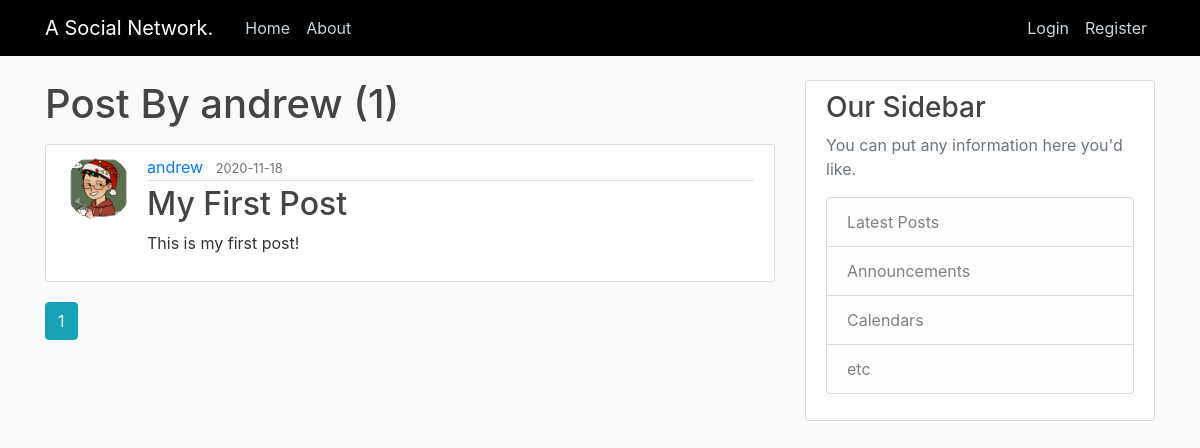
Before: /user/andrew with the older database file.
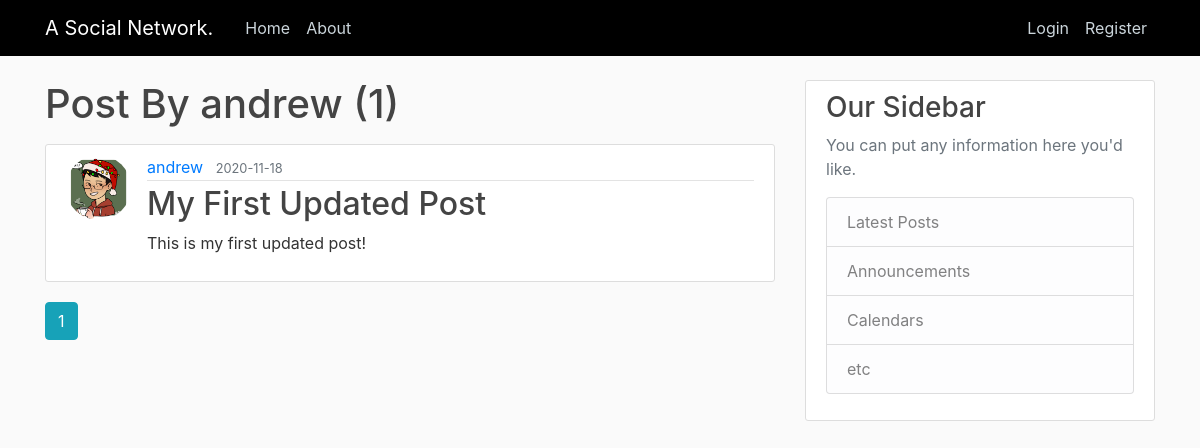
After: the same page with the newer database file.
### app/models.py (models this page shows, shortened)
class Post(db.Model):
    id = db.Column(db.Integer, primary_key = True)
    title = db.Column(db.String(100), nullable=False)
    date_posted = db.Column(db.DateTime, nullable=False, default=datetime.utcnow)
    content = db.Column(db.Text, nullable=False)
    user_id = db.Column(db.Integer, db.ForeignKey('user.id'), nullable=False)

class User(db.Model, UserMixin):
    id = db.Column(db.Integer, primary_key = True)
    username = db.Column(db.String(20), unique=True, nullable=False)
    email = db.Column(db.String(120), unique=True, nullable=False)
    image_file = db.Column(db.String(20),nullable=False, default='default.jpg')
    password = db.Column(db.String(60),nullable=False)
    posts = db.relationship('Post', backref='author', lazy=True)

### app/users/routes.py (the view)
@users.route('/user/<string:username>')
def user_posts(username):
    page = request.args.get('page', 1, type=int)
    user = User.query.filter_by(username=username).first_or_404()
    posts = Post.query.filter_by(author=user)\
        .order_by(Post.date_posted.desc())\
        .paginate(per_page=5, page=page)
    return render_template('user_posts.html',posts=posts, user=user)

### app/templates/user_posts.html
{% extends 'layout.html' %}
{% block content %}
    <h1 class= 'mb-3'> Post By {{ user.username }} ({{ posts.total }})</h1>
    {% for post in posts.items %}
        <article class="media content-section">
            <img class="rounded-circle article-img" src="{{ url_for('static', filename='profile_pics/' + post.author.image_file) }}" alt="profile_picture">
            <div class="media-body">
            <div class="article-metadata">
                <a class="mr-2" href="{{ url_for('users.user_posts', username=post.author.username) }}">{{ post.author.username }}</a>
                <small class="text-muted">{{ post.date_posted.strftime('%Y-%m-%d') }}</small>
            </div>
            <h2><a class="article-title" href="{{ url_for('posts.post', post_id = post.id) }}">{{ post.title }}</a></h2>
            <p class="article-content">{{ post.content }}</p>
            </div>
        </article>
    {% endfor %}
    {% for page_num in posts.iter_pages(left_edge=1, right_edge=1, left_current=1, right_current=2) %}
        {% if page_num %}
            {% if posts.page == page_num %}
            <a  class= 'btn btn-info mb-4' href="{{ url_for('users.user_posts',username=user.username, page=page_num) }}">{{ page_num }}</a>
            {% else %}
                <a  class= 'btn btn-outline-info mb-4' href="{{ url_for('users.user_posts',username=user.username, page=page_num) }}">{{ page_num }}</a>
            {% endif %}
        {% else %}
            ...
        {% endif %}
    {% endfor %}
{% endblock content %}

Changed rows visible on the page:
changed Post "andrew": image_file: a different picture; title "My First Post" → "My First Updated Post"; content "This is my first post!" → "This is my first updated post!"
